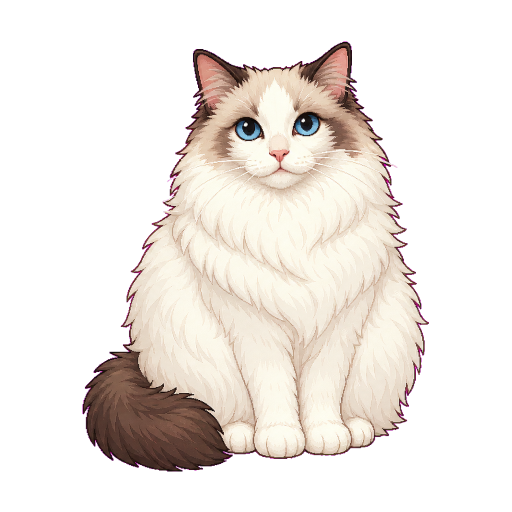
#> input picture CatPacks/bozi/poses/dialogue/stand.png, 1024 x 1024 px (shown at 1/2 size)
$ python -i process_bozi_assets.py   (imports and definitions only)
#> lines starting #> are read from the running program, lines starting #| are printed output that depends on the picture
#> further down, picture is the input picture: PIL image 1024x1024 RGBA; mean R, G, B, A 81.6, 75.3, 70.2, 98
#!/usr/bin/env python3
"""Remove magenta chroma key background and export DockCat-ready PNG assets."""

from __future__ import annotations

import shutil
from pathlib import Path

from PIL import Image

ROOT = Path(__file__).resolve().parents[1]
ASSETS = Path("/Users/zu/.cursor/projects/Users-zu-Dropbox-DockCat/assets")
DEFAULT_CAT = ROOT / "DockCatApp/DockCat/Resources/DefaultCat"
CAT_PACK = ROOT / "CatPacks/bozi"
MANIFEST_TEMPLATE = ROOT / "CatPacks/bozi/manifest.json"

MAPPING = {
    "bozi_dialogue_v2.png": "poses/dialogue/stand.png",
    "bozi_side_v2.png": "poses/resting/side.png",
    "bozi_loaf_v2.png": "poses/resting/loaf.png",
    "bozi_spluff.png": "poses/resting/spluff.png",
    "bozi_held_v2.png": "poses/held/held.png",
    "bozi_stretch_v2.png": "poses/transition/stretch.png",
    "bozi_walk_01.png": "animations/walk/walk_01.png",
    "bozi_walk_02.png": "animations/walk/walk_02.png",
    "bozi_walk_03.png": "animations/walk/walk_03.png",
    "bozi_walk_04.png": "animations/walk/walk_04.png",
    "bozi_icon_sleep.png": "app_icons/icon_sleep.png",
    "bozi_icon_empty.png": "app_icons/icon_empty.png",
}


def chroma_key_magenta(img: Image.Image, tolerance: int = 55) -> Image.Image:
    rgba = img.convert("RGBA")
    pixels = rgba.load()
    width, height = rgba.size
    for y in range(height):
        for x in range(width):
            r, g, b, a = pixels[x, y]
            if r > 255 - tolerance and g < tolerance and b > 255 - tolerance:
                pixels[x, y] = (r, g, b, 0)
            elif r > 200 and g < 80 and b > 200:
                pixels[x, y] = (r, g, b, 0)
    return rgba


def fit_canvas(img: Image.Image, size: int = 1024) -> Image.Image:
#> called with size = 1024
    rgba = img.convert("RGBA")
    bbox = rgba.getbbox()
#> bbox = (165, 83, 858, 943)
    if not bbox:
        return Image.new("RGBA", (size, size), (0, 0, 0, 0))
    cropped = rgba.crop(bbox)
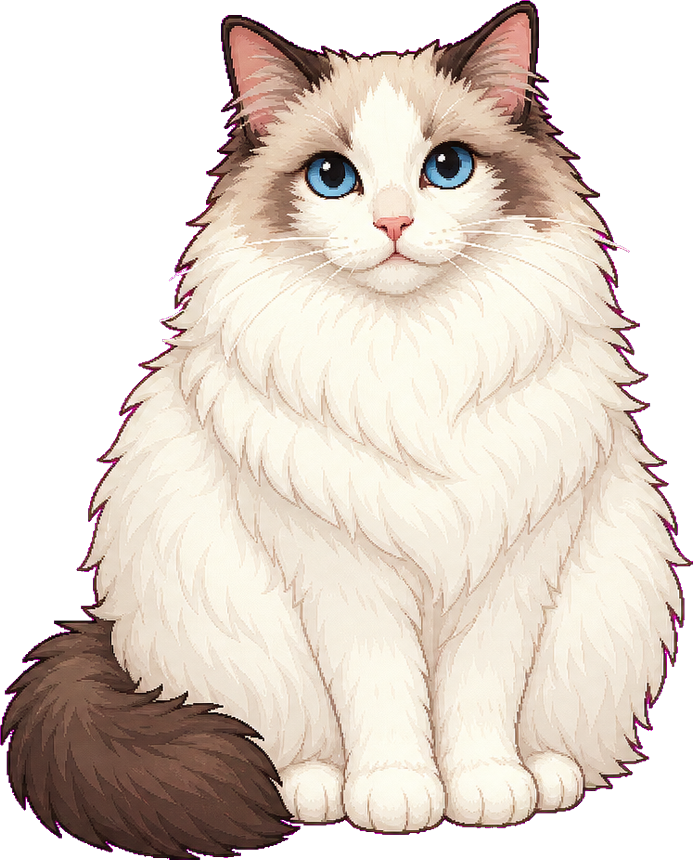
#> cropped: PIL image 693x860 RGBA; mean R, G, B, A 143.5, 132.5, 123.5, 172.4; transparent parts drawn white
    scale = min(size * 0.84 / cropped.width, size * 0.84 / cropped.height)
#> scale = 1
    new_w = max(1, int(cropped.width * scale))
#> new_w = 693
    new_h = max(1, int(cropped.height * scale))
#> new_h = 860
    resized = cropped.resize((new_w, new_h), Image.Resampling.LANCZOS)
    canvas = Image.new("RGBA", (size, size), (0, 0, 0, 0))
#> canvas: PIL image 1024x1024 RGBA; every value is 0
    offset = ((size - new_w) // 2, size - new_h - int(size * 0.08))
#> offset = (165, 83)
    canvas.paste(resized, offset, resized)
    return canvas


def export_pack(target_root: Path, manifest_src: Path) -> None:
    if target_root.exists():
        shutil.rmtree(target_root)
    target_root.mkdir(parents=True, exist_ok=True)
    shutil.copy2(manifest_src, target_root / "manifest.json")
    for src_name, rel_path in MAPPING.items():
        src = ASSETS / src_name
        if not src.exists():
            raise FileNotFoundError(src)
        dst = target_root / rel_path
        dst.parent.mkdir(parents=True, exist_ok=True)
        processed = fit_canvas(chroma_key_magenta(Image.open(src)))
        processed.save(dst, "PNG")


def main() -> None:
    if not MANIFEST_TEMPLATE.exists():
        raise FileNotFoundError(MANIFEST_TEMPLATE)
    export_pack(DEFAULT_CAT, MANIFEST_TEMPLATE)
    export_pack(CAT_PACK, MANIFEST_TEMPLATE)
    print(f"Exported Bozi assets to {DEFAULT_CAT} and {CAT_PACK}")


# [2 lines not run here, left out]

>>> from PIL import Image
>>> picture = Image.open('../CatPacks/bozi/poses/dialogue/stand.png')
>>> result = fit_canvas(picture)
